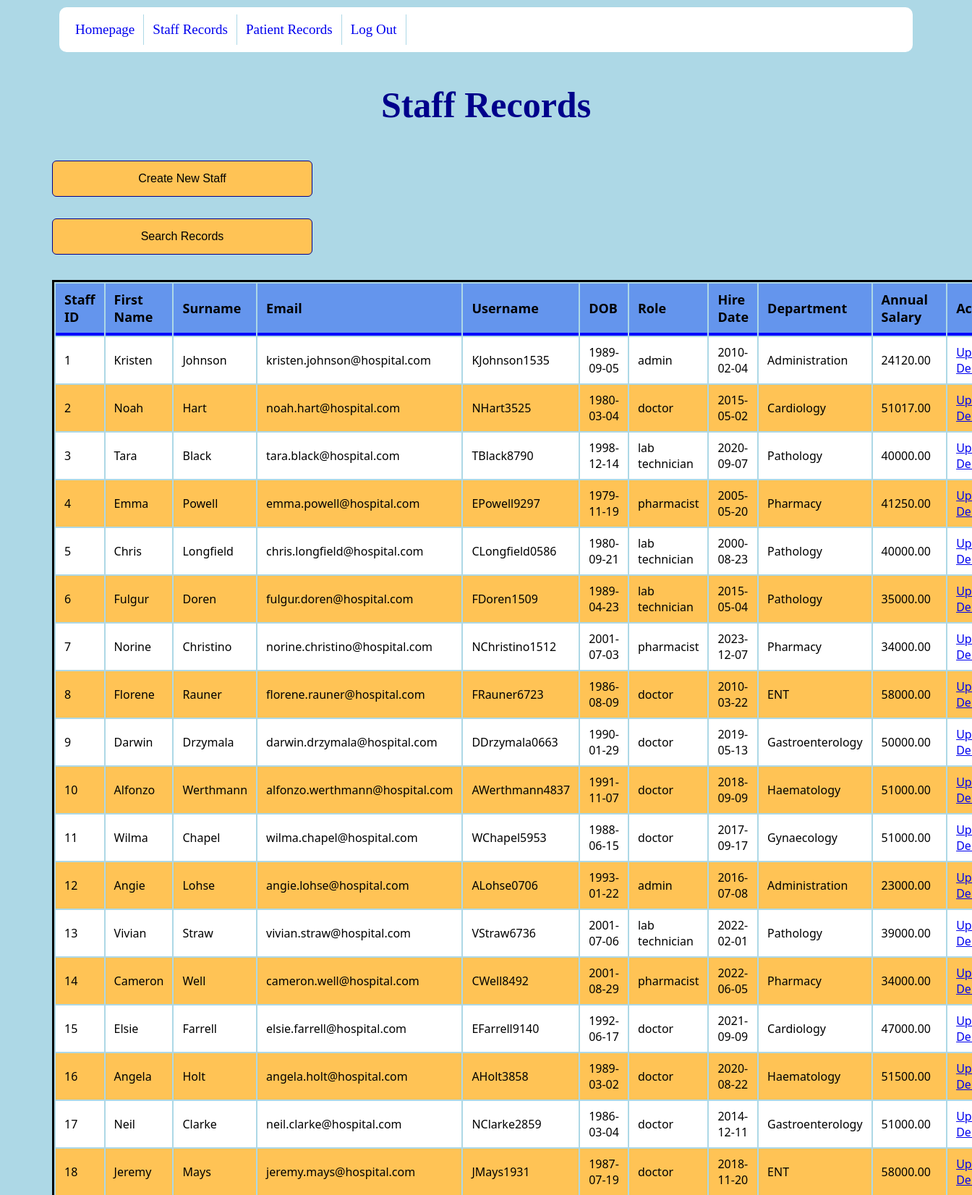
The app's page /staffUser/staff-records.php (signed in, upper part) with its own data.
### tables this page shows
CREATE TABLE `staff` (
  `staff_id` int(11) NOT NULL,
  `first_name` text NOT NULL,
  `surname` text NOT NULL,
  `email` varchar(255) NOT NULL,
  `username` text NOT NULL,
  `password` text NOT NULL,
  `date_of_birth` date NOT NULL,
  `job_role` text NOT NULL,
  `hire_date` date NOT NULL,
  `department_name` text NOT NULL,
  `salary` decimal(10,2) NOT NULL
);

### staffUser/viewUserSql.php (called while the page is built, shortened)
<?php
function getUsers(){
    $conn = new mysqli(DB_HOST, DB_USER, DB_PASSWORD, DB_NAME);
    $sql = "SELECT * FROM Staff";
    $result = $conn->query($sql);
    $staff = [];
    if ($result->num_rows > 0) {
        while ($row = $result->fetch_assoc()) {
            $staff[] = $row;
        }
    }
    return $staff;
}

### staffUser/staff-records.php (the view, shortened to what this page needs)
<!DOCTYPE html>
<html lang="en">
<head>
    <link href="../css/desktop.css" media="only screen and (min-width:720px)" rel="stylesheet" type="text/css">
    <link href="../css/mobile.css" media="only screen and (max-width:720px)" rel="stylesheet" type="text/css">
</head>
<body>
    <div class="container">
        <?php
            include("../staffUser/viewUserSql.php");
            $staff = getUsers();
            include("../includes/header.php");
        ?>
        <main>
            <h1>Staff Records</h1>
            <form action="../staffUser/createUser.php">
                <input type="submit" value="Create New Staff" />
            </form>
            <form action="../staffUser/searchForStaff.php">
                <input type="submit" value="Search Records" />
            </form>
            <div class="table-container">
                <table>
                    <thead>
                        <tr>
                            <th>Staff ID</th>
                            <th>First Name</th>
                            <th>Surname</th>
                            <th>Email</th>
                            <th>Username</th>
                            <th>DOB</th>
                            <th>Role</th>
                            <th>Hire Date</th>
                            <th>Department</th>
                            <th>Annual Salary</th>
                            <th>Actions</th>
                        </tr>
                    </thead>
                    <tbody>
                        <?php foreach ($staff as $staff): ?>
                        <tr>
                            <td><?php echo $staff['staff_id']; ?></td>
                            <td><?php echo $staff['first_name']; ?></td>
                            <td><?php echo $staff['surname']; ?></td>
                            <td><?php echo $staff['email']; ?></td>
                            <td><?php echo $staff['username']; ?></td>
                            <td><?php echo $staff['date_of_birth']; ?></td>
                            <td><?php echo $staff['job_role']; ?></td>
                            <td><?php echo $staff['hire_date']; ?></td>
                            <td><?php echo $staff['department_name']; ?></td>
                            <td><?php echo $staff['salary']; ?></td>
                            <td><a href="../staffUser/updateUser.php?sid=<?php echo $staff['staff_id']; ?>">Update</a>
                            <a href="../staffUser/deleteUser.php?sid=<?php echo $staff['staff_id']; ?>">Delete</a></td>
                        </tr>
                        <?php endforeach; ?>
                    </tbody>
                </table>
            </div>
        </main>
    </div>
</body>
</html>

### css/desktop.css (style rules this page uses)
body { background-color: lightblue; margin: 0; display: flex; justify-content: center; align-items: center; }
.container { width:100%; margin: 0 auto; max-width: 1200px; min-width: 600px; display: flex; flex-direction: column; min-height:100vh; min-height:100svh; }
h1 { font-size: 50px; color:darkblue; text-align: center; }
input, select { width: 100%; display:inline-block; padding: 11px 20px; margin-top: 10px; box-sizing: border-box; border-radius: 6px; font-size:15px; }
button, input[type=submit] { background-color: #FFC355; color: black; border: 1px darkblue solid; border-radius: 6px; padding: 15px 32px; text-align: center; text-decoration: none; display: inline-block; font-size: 16px; cursor: pointer; width:30%; margin-top:15px; margin-bottom:15px; }
form { font-size: 20px; border-radius:20px; }
table { width: 100%; border:3px solid black; margin-top:20px; margin-bottom:20px; }
th, td { padding: 10px 12px; text-align: left; font-family: 'Segoe UI', Tahoma, Geneva, Verdana, sans-serif; }
th { font-size:18px; border-bottom: 4px solid blue; background-color: cornflowerblue; }
tr:nth-child(odd) { background-color: #fff; }
tr:nth-child(even) { background-color: #FFC355; }
:root { --delay: 0; --duration: 800ms; --iterations: 1; }

### css/mobile.css (style rules this page uses)
body { background-color: lightblue; margin: 0; display: flex; justify-content: center; align-items: center; }
main { margin:5px; }
h1 { font-size: 40px; color:darkblue; text-align: center; }
.container { width:100%; margin:auto; display: flex; flex-direction: column; min-height:100vh; min-height:100svh; }
input, select { width: 100%; display:inline-block; padding: 11px 20px; margin: 15px 0; box-sizing: border-box; border-radius: 6px; font-size:15px; }
button, input[type=submit] { background-color: #FFC355; color: black; padding: 14px 20px; border: none; width: 100%; margin-top:15px; margin-bottom:15px; border-radius: 6px; border: 1px darkblue solid; }
input[type=submit] { width: 100%; }
form { font-size: 20px; padding:10px; border-radius:20px; }
.table-container { max-height: 400px; overflow-y: auto; padding-bottom:20px; }
.table-container table { width: 100%; }
.table-container th, .table-container td { padding: 8px; padding: 10px 12px; text-align: left; }
.table-container th { position: sticky; top: 0; border-bottom: 2px solid blue; background-color: cornflowerblue; z-index: 1; }
.table-container tr:nth-child(odd) { background-color: #fff; }
.table-container tr:nth-child(even) { background-color: #FFC355; }
:root { --delay: 0; --duration: 800ms; --iterations: 1; }

### records on screen
staff: staff_id "1", first_name "Kristen", surname "Johnson", email "kristen.johnson@hospital.com", username "KJohnson1535", date_of_birth "1989-09-05", job_role "admin", hire_date "2010-02-04", department_name "Administration", salary "24120.00"
staff: staff_id "2", first_name "Noah", surname "Hart", email "noah.hart@hospital.com", username "NHart3525", date_of_birth "1980-03-04", job_role "doctor", hire_date "2015-05-02", department_name "Cardiology", salary "51017.00"
staff: staff_id "3", first_name "Tara", surname "Black", email "tara.black@hospital.com", username "TBlack8790", date_of_birth "1998-12-14", job_role "lab technician", hire_date "2020-09-07", department_name "Pathology", salary "40000.00"
staff: staff_id "4", first_name "Emma", surname "Powell", email "emma.powell@hospital.com", username "EPowell9297", date_of_birth "1979-11-19", job_role "pharmacist", hire_date "2005-05-20", department_name "Pharmacy", salary "41250.00"
staff: staff_id "5", first_name "Chris", surname "Longfield", email "chris.longfield@hospital.com", username "CLongfield0586", date_of_birth "1980-09-21", job_role "lab technician", hire_date "2000-08-23", department_name "Pathology", salary "40000.00"
staff: staff_id "6", first_name "Fulgur", surname "Doren", email "fulgur.doren@hospital.com", username "FDoren1509", date_of_birth "1989-04-23", job_role "lab technician", hire_date "2015-05-04", department_name "Pathology", salary "35000.00"
staff: staff_id "7", first_name "Norine", surname "Christino", email "norine.christino@hospital.com", username "NChristino1512", date_of_birth "2001-07-03", job_role "pharmacist", hire_date "2023-12-07", department_name "Pharmacy", salary "34000.00"
staff: staff_id "8", first_name "Florene", surname "Rauner", email "florene.rauner@hospital.com", username "FRauner6723", date_of_birth "1986-08-09", job_role "doctor", hire_date "2010-03-22", department_name "ENT", salary "58000.00"
staff: staff_id "9", first_name "Darwin", surname "Drzymala", email "darwin.drzymala@hospital.com", username "DDrzymala0663", date_of_birth "1990-01-29", job_role "doctor", hire_date "2019-05-13", department_name "Gastroenterology", salary "50000.00"
staff: staff_id "10", first_name "Alfonzo", surname "Werthmann", email "alfonzo.werthmann@hospital.com", username "AWerthmann4837", date_of_birth "1991-11-07", job_role "doctor", hire_date "2018-09-09", department_name "Haematology", salary "51000.00"
staff: staff_id "11", first_name "Wilma", surname "Chapel", email "wilma.chapel@hospital.com", username "WChapel5953", date_of_birth "1988-06-15", job_role "doctor", hire_date "2017-09-17", department_name "Gynaecology", salary "51000.00"
staff: staff_id "12", first_name "Angie", surname "Lohse", email "angie.lohse@hospital.com", username "ALohse0706", date_of_birth "1993-01-22", job_role "admin", hire_date "2016-07-08", department_name "Administration", salary "23000.00"
staff: staff_id "13", first_name "Vivian", surname "Straw", email "vivian.straw@hospital.com", username "VStraw6736", date_of_birth "2001-07-06", job_role "lab technician", hire_date "2022-02-01", department_name "Pathology", salary "39000.00"
staff: staff_id "14", first_name "Cameron", surname "Well", email "cameron.well@hospital.com", username "CWell8492", date_of_birth "2001-08-29", job_role "pharmacist", hire_date "2022-06-05", department_name "Pharmacy", salary "34000.00"
staff: staff_id "15", first_name "Elsie", surname "Farrell", email "elsie.farrell@hospital.com", username "EFarrell9140", date_of_birth "1992-06-17", job_role "doctor", hire_date "2021-09-09", department_name "Cardiology", salary "47000.00"
staff: staff_id "16", first_name "Angela", surname "Holt", email "angela.holt@hospital.com", username "AHolt3858", date_of_birth "1989-03-02", job_role "doctor", hire_date "2020-08-22", department_name "Haematology", salary "51500.00"
staff: staff_id "17", first_name "Neil", surname "Clarke", email "neil.clarke@hospital.com", username "NClarke2859", date_of_birth "1986-03-04", job_role "doctor", hire_date "2014-12-11", department_name "Gastroenterology", salary "51000.00"
staff: staff_id "18", first_name "Jeremy", surname "Mays", email "jeremy.mays@hospital.com", username "JMays1931", date_of_birth "1987-07-19", job_role "doctor", hire_date "2018-11-20", department_name "ENT", salary "58000.00"

### other values on screen
$title "Homepage"
$title "Staff Records"
$title "Patient Records"
$title "Log Out"
